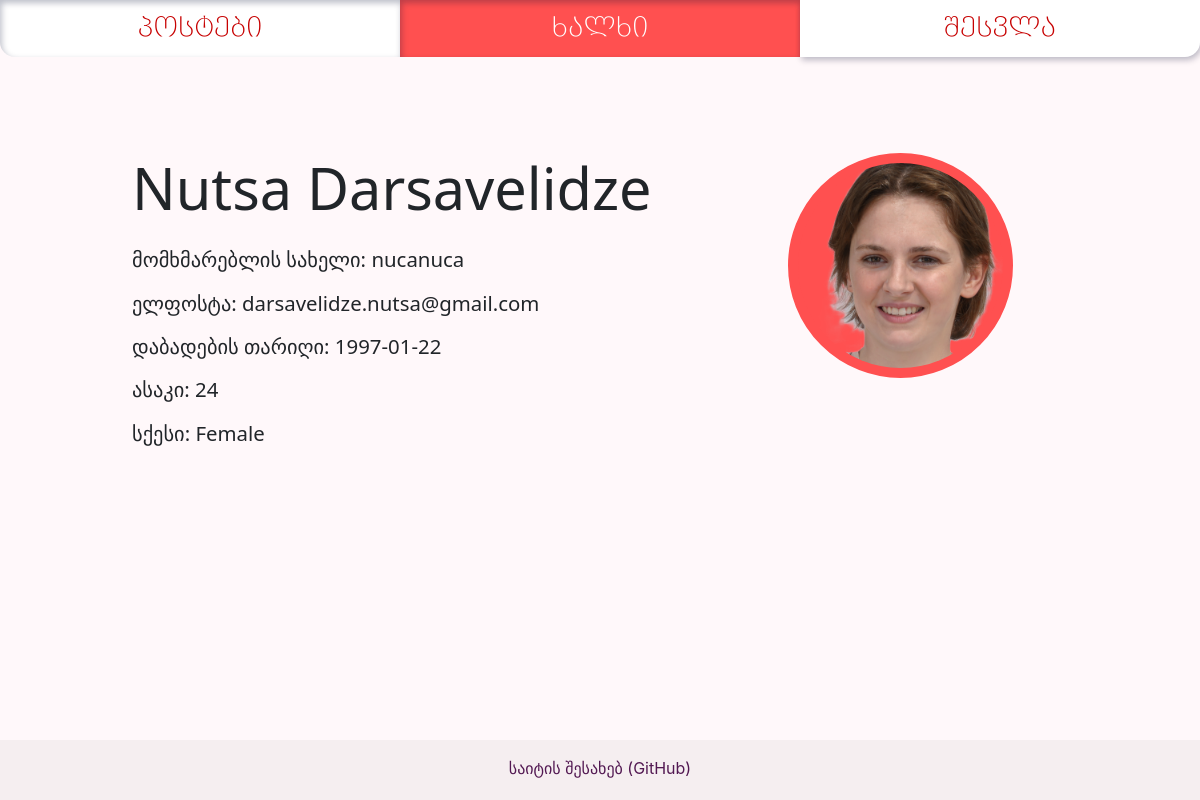
/people/nucanuca, run on an earlier commit of the app's database.
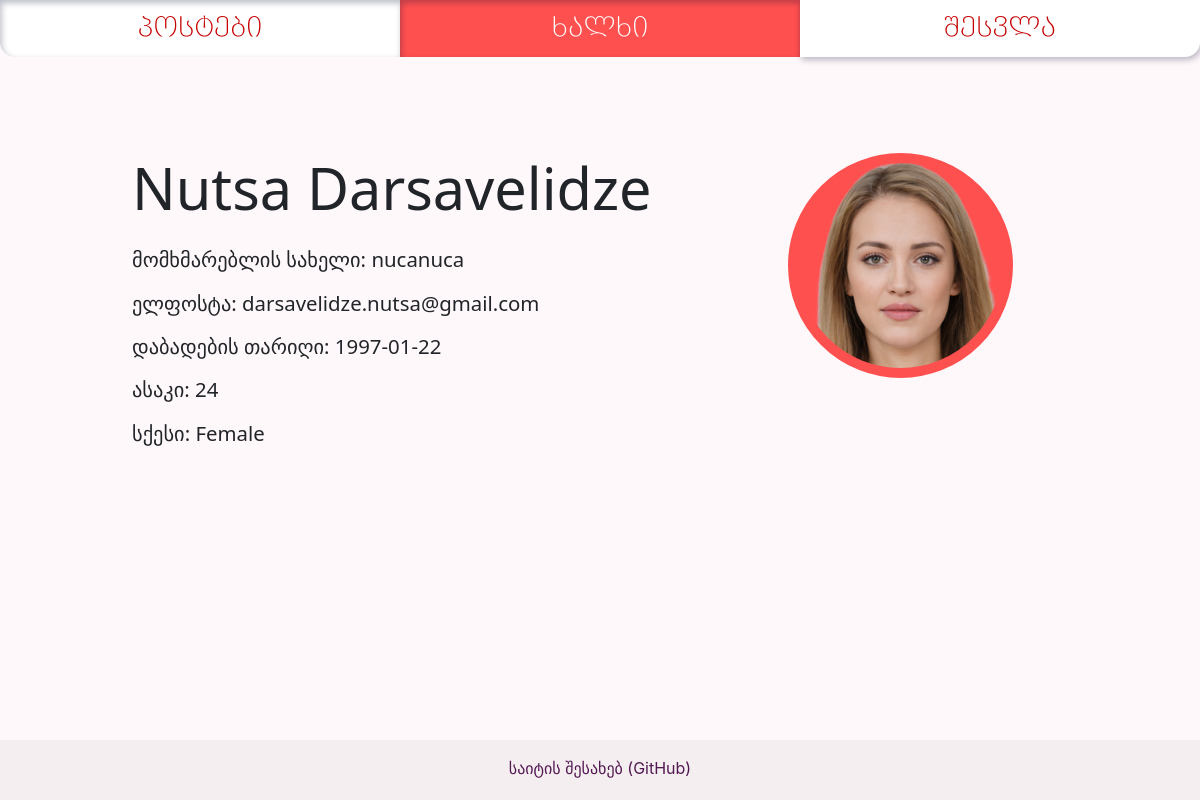
And on a later commit of the database.
### app/models/users.py (models this page shows, shortened)
class User(db.Model, UserMixin):
    __tablename__ = 'users'
    id = db.Column(db.Integer, primary_key=True)
    username = db.Column(db.String(16), unique=True, nullable=False, index=True)
    password = db.Column(db.String(255))
    name_first = db.Column(db.String)
    name_last = db.Column(db.String)
    email = db.Column(db.String(64), unique=True, nullable=False, index=True)
    sex = db.Column(db.String)
    dob = db.Column(db.Date)
    age = db.Column(db.Integer)
    picture = db.Column(db.String)
    post = db.relationship('PostsModel', backref='User', uselist=False)
    comment = db.relationship('Comment', backref='User', uselist=False)
    roles = db.relationship('Role', secondary=roles_users,
                            backref=db.backref('users', lazy='dynamic'))
    friends = db.relationship('User', secondary=friendships,
                              primaryjoin=id == friendships.c.user_id_one,
                              secondaryjoin=id == friendships.c.user_id_two)
    @classmethod
    def find_by_username(cls, temp_username):
        return cls.query.filter_by(username=temp_username).first()

### app/profiles/views.py (the view)
@profiles_blueprint.route('/')
@profiles_blueprint.route('/<username>', methods=['GET', 'POST'])
def list_people(username=None):
    if username:
        user = User.find_by_username(username)
        friend_request_form = FriendRequestForm()
        if current_user.is_authenticated:
            if user.id == current_user.id:
                return redirect(url_for('profiles.profile'))
            incoming_requests = FriendRequest.query.filter_by(recipient_user=current_user.id, active=1).all()
            incoming_requests_ids = [r.id for r in incoming_requests]
            incoming_requests_senders = [r.sender_user for r in incoming_requests]
            incoming_requests = [incoming_requests_ids, incoming_requests_senders]
            friend_asked = FriendRequest.query.filter_by(recipient_user=user.id,
                                                         sender_user=current_user.id,
                                                         active=1).first()
            if request.method == 'POST':  # happens when sending a friend request or deleting an existing one
                sender = int(friend_request_form.sender_user.data)
                receiver = int(friend_request_form.receiving_user.data)
                if sender == current_user.id and receiver == user.id:
                    if friend_request_form.submit_friend_request.data:
                        if not friend_asked:
                            new_friend_request = FriendRequest(sender_user=sender,
                                                               recipient_user=receiver)
                            db.session.add(new_friend_request)
                            db.session.commit()
                            return redirect(url_for('profiles.list_people', username=user.username))
                    elif friend_request_form.undo_friend_request.data:
                        if friend_asked:
                            db.session.delete(friend_asked)
                            db.session.commit()
                            return redirect(url_for('profiles.list_people', username=user.username))
        else:
            friend_asked = None
            incoming_requests = None
        return render_template('people_profile.html', pages=generate_nav_links(),
                               user=user,
                               friend_request_form=friend_request_form,
                               friend_asked=friend_asked,
                               incoming_requests=incoming_requests)
    else:
        people_list = User.query.all()
        return render_template('people.html', pages=generate_nav_links(), people_list=people_list)

### app/tools/nav_link_list.py (called while the page is built)
def generate_nav_links():
    pages_nav_list = [
        ("posts.list_posts", "პოსტები"),
        ("profiles.list_people", "ხალხი"),
        ("auth.auth", "შესვლა")
    ]
    from flask_login import current_user
    if current_user.is_authenticated:
        pages_nav_list[2] = ('profiles.profile', current_user.username.upper())
    return pages_nav_list

### app/profiles/templates/people_profile.html (shortened to what this page needs)
{% extends "base.html" %}
{% block content %}
{% from 'macros_images.html' import show_profile_picture %}
    <div class="profile-container">
        <div class="profile-right-column">
            {{ show_profile_picture(user, 'profile__profile-picture') }}
        </div>
        <div class="profile-left-column">
            <h1 class="profile__title"> {{ user.name_first }} {{ user.name_last}} </h1>
            <p class="profile__details"> მომხმარებლის სახელი: {{ user.username }} </p>
            <p class="profile__details"> ელფოსტა: {{ user.email }} </p>
            <p class="profile__details"> დაბადების თარიღი: {{ user.dob }} </p>
            <p class="profile__details"> ასაკი: {{ user.age }} </p>
            <p class="profile__details"> სქესი: {{ user.sex }} </p>
        </div>
    </div>
{% endblock %}

### app/posts/templates/macros_images.html (shortened to what this page needs)
{% macro show_profile_picture(user, style) %}
      {% if user.picture %}
        <img src="{{ url_for('static', filename='uploads/profile_pictures/%s' % user.picture) }}" class="{{style}}" alt="my_profile_picture">
      {% else %}
        <img src="{{ url_for('static', filename='uploads/profile_pictures/default_profile_picture.png') }}" class="{{style}}" alt="my_profile_picture">
      {% endif %}
{% endmacro %}

What changed in the data, as far as the page shows it:
changed User "Nutsa": picture: a different picture
